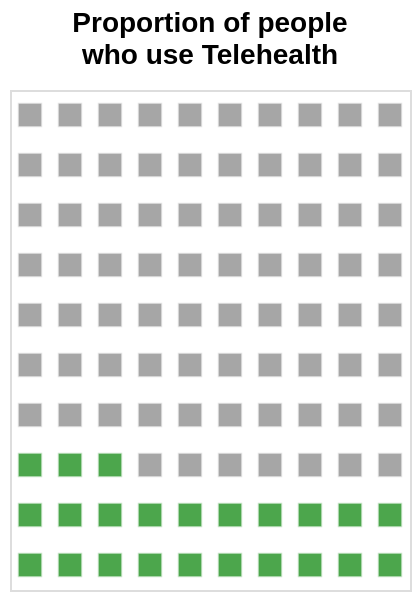

Source (Vega-Lite JSON):
### Vega-Lite specification from a JSON file in a GitHub repository (floating-point values rounded to 4 significant figures)
{"$schema": "https://vega.github.io/schema/vega-lite/v5.json", "description": "A 10x10 waffle chart showing a percentage value.", "title": {"text": ["Proportion of people", "who use Telehealth"], "anchor": "middle", "fontSize": 14, "lineHeight": 16, "offset": 10}, "width": 200, "height": 250, "data": {"sequence": {"start": 0, "stop": 100, "step": 1, "as": "id"}}, "transform": [{"calculate": "datum.id % 10", "as": "x"}, {"calculate": "floor(datum.id / 10)", "as": "y"}, {"calculate": "datum.id < 23 ? 'Filled' : 'Remaining'", "as": "category"}], "mark": {"type": "square", "size": 150, "stroke": "white", "strokeWidth": 1, "align": "center"}, "encoding": {"x": {"field": "x", "type": "ordinal", "axis": null}, "y": {"field": "y", "type": "ordinal", "axis": null, "sort": "descending"}, "color": {"field": "category", "type": "nominal", "scale": {"domain": ["Filled", "Remaining"], "range": ["green", "grey"]}, "legend": null}}}
